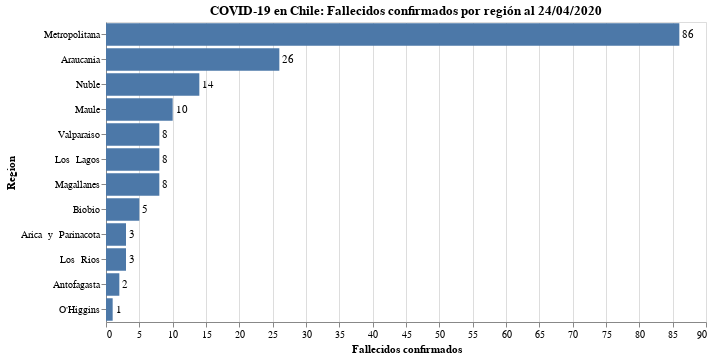

Write notebook code for a chart like this one.
### Code cell
#hide_input
bars = alt.Chart(data_raw.reset_index()).mark_bar().encode(
    x = alt.X('Fallecidos:Q', axis=alt.Axis(title='Fallecidos confirmados')),
    y = alt.Y('Region:N', sort='-x'),
    tooltip = 'Fallecidos'
).properties(
    title=f'COVID-19 en Chile: Fallecidos confirmados por región al {today_es_format}'
)

text = bars.mark_text(
    align='left',
    baseline='middle',
    dx=3  # Nudges text to right so it doesn't appear on top of the bar
).encode(
    text='Fallecidos:Q'
)

bars.configure_title(
    fontSize=20,
    font='Courier',
    anchor='start',
    color='gray'
)

(bars + text).properties(width=600, height=300)

### Figure 1 — Vega-Lite specification as saved in the notebook (floating-point values rounded to 4 significant figures)
{"config": {"view": {"continuousWidth": 400, "continuousHeight": 300}}, "layer": [{"mark": "bar", "encoding": {"tooltip": {"type": "quantitative", "field": "Fallecidos"}, "x": {"type": "quantitative", "axis": {"title": "Fallecidos confirmados"}, "field": "Fallecidos"}, "y": {"type": "nominal", "field": "Region", "sort": "-x"}}, "title": "COVID-19 en Chile: Fallecidos confirmados por región al 24/04/2020"}, {"mark": {"type": "text", "align": "left", "baseline": "middle", "dx": 3}, "encoding": {"text": {"type": "quantitative", "field": "Fallecidos"}, "tooltip": {"type": "quantitative", "field": "Fallecidos"}, "x": {"type": "quantitative", "axis": {"title": "Fallecidos confirmados"}, "field": "Fallecidos"}, "y": {"type": "nominal", "field": "Region", "sort": "-x"}}, "title": "COVID-19 en Chile: Fallecidos confirmados por región al 24/04/2020"}], "data": {"name": "data-2441a627036179c3552ec0c61398821c"}, "height": 300, "width": 600, "$schema": "https://vega.github.io/schema/vega-lite/v4.8.1.json", "datasets": {"data-2441a627036179c3552ec0c61398821c": [{"Region": "Arica  y  Parinacota", "Casos  nuevos": 29, "Casos  totales": 239, "%  Casos  totales**": "1.94  %", "Fallecidos": 3}, {"Region": "Antofagasta", "Casos  nuevos": 26, "Casos  totales": 366, "%  Casos  totales**": "2.97  %", "Fallecidos": 2}, {"Region": "Valparaiso", "Casos  nuevos": 7, "Casos  totales": 436, "%  Casos  totales**": "3.54  %", "Fallecidos": 8}, {"Region": "Metropolitana", "Casos  nuevos": 327, "Casos  totales": 6761, "%  Casos  totales**": "54.94  %", "Fallecidos": 86}, {"Region": "O'Higgins", "Casos  nuevos": 5, "Casos  totales": 81, "%  Casos  totales**": "0.66  %", "Fallecidos": 1}, {"Region": "Maule", "Casos  nuevos": 16, "Casos  totales": 349, "%  Casos  totales**": "2.84  %", "Fallecidos": 10}, {"Region": "Nuble", "Casos  nuevos": 7, "Casos  totales": 715, "%  Casos  totales**": "5.81  %", "Fallecidos": 14}, {"Region": "Biobio", "Casos  nuevos": 8, "Casos  totales": 683, "%  Casos  totales**": "5.55  %", "Fallecidos": 5}, {"Region": "Araucania", "Casos  nuevos": 42, "Casos  totales": 1184, "%  Casos  totales**": "9.62  %", "Fallecidos": 26}, {"Region": "Los  Rios", "Casos  nuevos": 1, "Casos  totales": 174, "%  Casos  totales**": "1.41  %", "Fallecidos": 3}, {"Region": "Los  Lagos", "Casos  nuevos": 6, "Casos  totales": 460, "%  Casos  totales**": "3.74  %", "Fallecidos": 8}, {"Region": "Magallanes", "Casos  nuevos": 9, "Casos  totales": 624, "%  Casos  totales**": "5.07  %", "Fallecidos": 8}]}}
